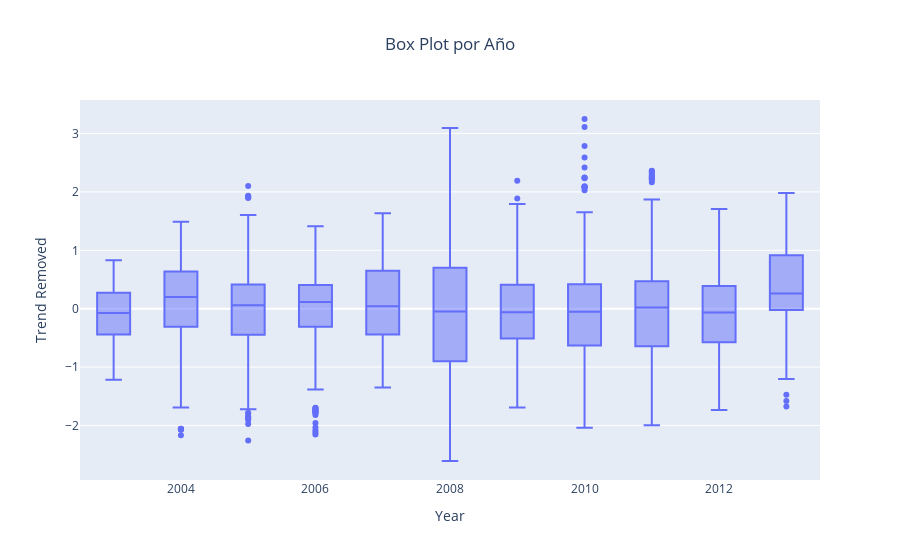

Here is the notebook cell this chart was saved with:
### Code cell
# Extraer el año de la fecha
df_completo['Year'] = df_completo['Date'].dt.year

# Crear el box plot utilizando plotly.express
fig = px.box(df_completo, x='Year', y='Trend_Removed', title='Box Plot de trend_removed por Año', labels={'Trend_Removed': 'Trend Removed'})
fig.update_layout(title_text='Box Plot por Año', title_x=0.5)
fig.show()

### Figure 1 — Plotly figure (JSON) as saved in the notebook; plotly's stock layout.template omitted (floating-point values rounded to 4 significant figures; data arrays with more than 128 entries replaced by an {"elided": "..."} marker saying what was removed)
{"data": [{"alignmentgroup": "True", "hovertemplate": "Year=%{x}<br>Trend Removed=%{y}<extra></extra>", "legendgroup": "", "marker": {"color": "#636efa"}, "name": "", "notched": false, "offsetgroup": "", "orientation": "v", "showlegend": false, "type": "box", "x": {"elided": "3652 int values"}, "x0": " ", "xaxis": "x", "y": {"elided": "3652 float values"}, "y0": " ", "yaxis": "y"}], "layout": {"boxmode": "group", "legend": {"tracegroupgap": 0}, "title": {"text": "Box Plot por Año", "x": 0.5}, "xaxis": {"anchor": "y", "domain": [0, 1], "title": {"text": "Year"}}, "yaxis": {"anchor": "x", "domain": [0, 1], "title": {"text": "Trend Removed"}}}}
